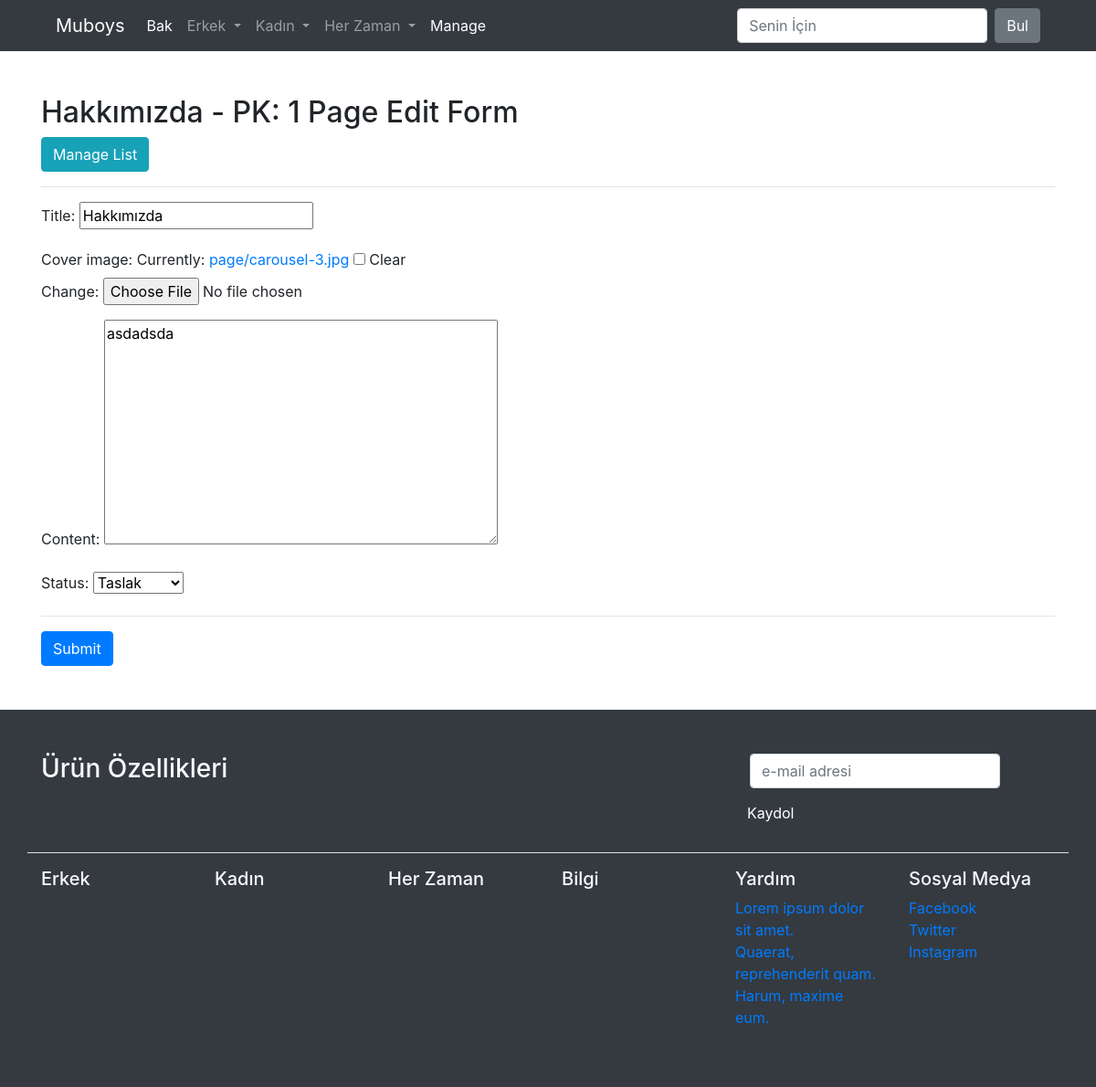
The page /manage/page/update/1/ (signed in) on the database its author committed.
### page/models.py (models this page shows)
class Page(models.Model):
    title = models.CharField(max_length=200)
    slug = models.SlugField(
        max_length=200,
        default="",
        )
    content = models.TextField()
    cover_image = models.ImageField(
        upload_to='page',
        null = True,
        blank = True,
        )
    status = models.CharField(
        default=DEFAULT_STATUS,
        choices=STATUS,
        max_length=10,
        )
    created_at = models.DateTimeField(auto_now_add=True)
    updated_at = models.DateTimeField(auto_now=True)

### page/views.py (the view, shortened to what this page needs)
# urls.py: path('page/update/<int:pk>/', page_update, name='page_update'),
@staff_member_required
def page_update(request, pk):
    context = dict()
    item = Page.objects.get(pk=pk)  # Show
    context['title'] = f"{item.title} - PK: {item.pk} Page Edit Form"
    context['form'] = PageModelForm(instance=item)
    return render(request, 'manage/form.html', context)

### page/forms.py
class PageModelForm(forms.ModelForm):
    class Meta:
        model = Page
        fields = [
            'title',
            'cover_image',
            'content',
            'status',
        ]

### templates/manage/form.html (shortened to what this page needs)
{% extends 'base/base.html' %}
{% block content %}
<div class="container mt-5">
    <div class="row">
        <div class="col-sm-12 ">
            <h2>{{ title }}</h2>
            <a href="{% url 'manage_list' %}" class="btn btn-info">
                Manage List
            </a>
            <hr>
            <form method="POST" enctype="multipart/form-data">
                {{ form.as_p }}
                <hr>
                <button type="submit" class="btn btn-primary">Submit</button>
            </form>
        </div>
    </div>
</div>
{% endblock %}

### rows shown on the page
Page: title "Hakkımızda", content "asdadsda", status "Taslak"

### other values the page prints
{{ title }} "Hakkımızda - PK: 1 Page Edit Form"
